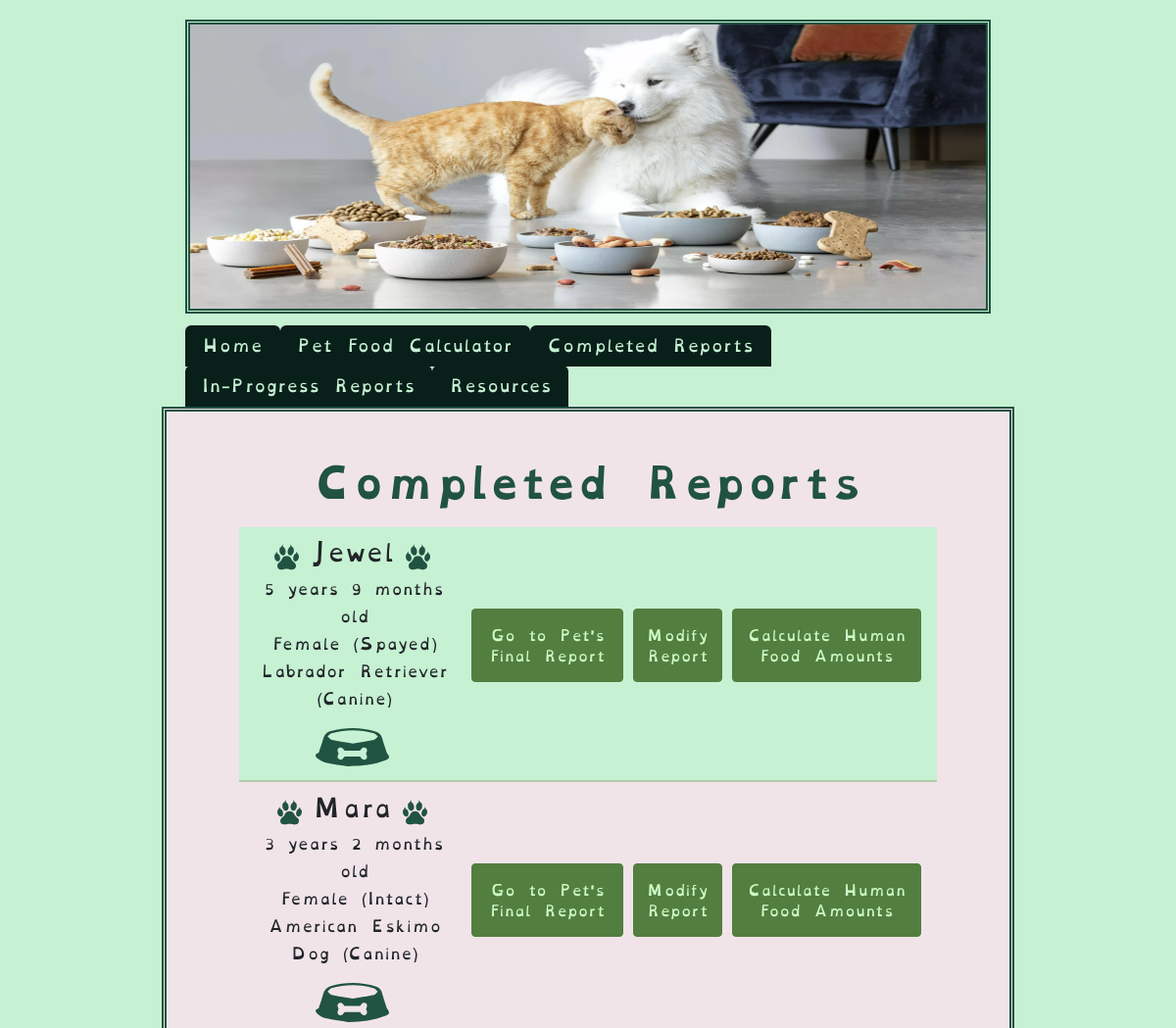
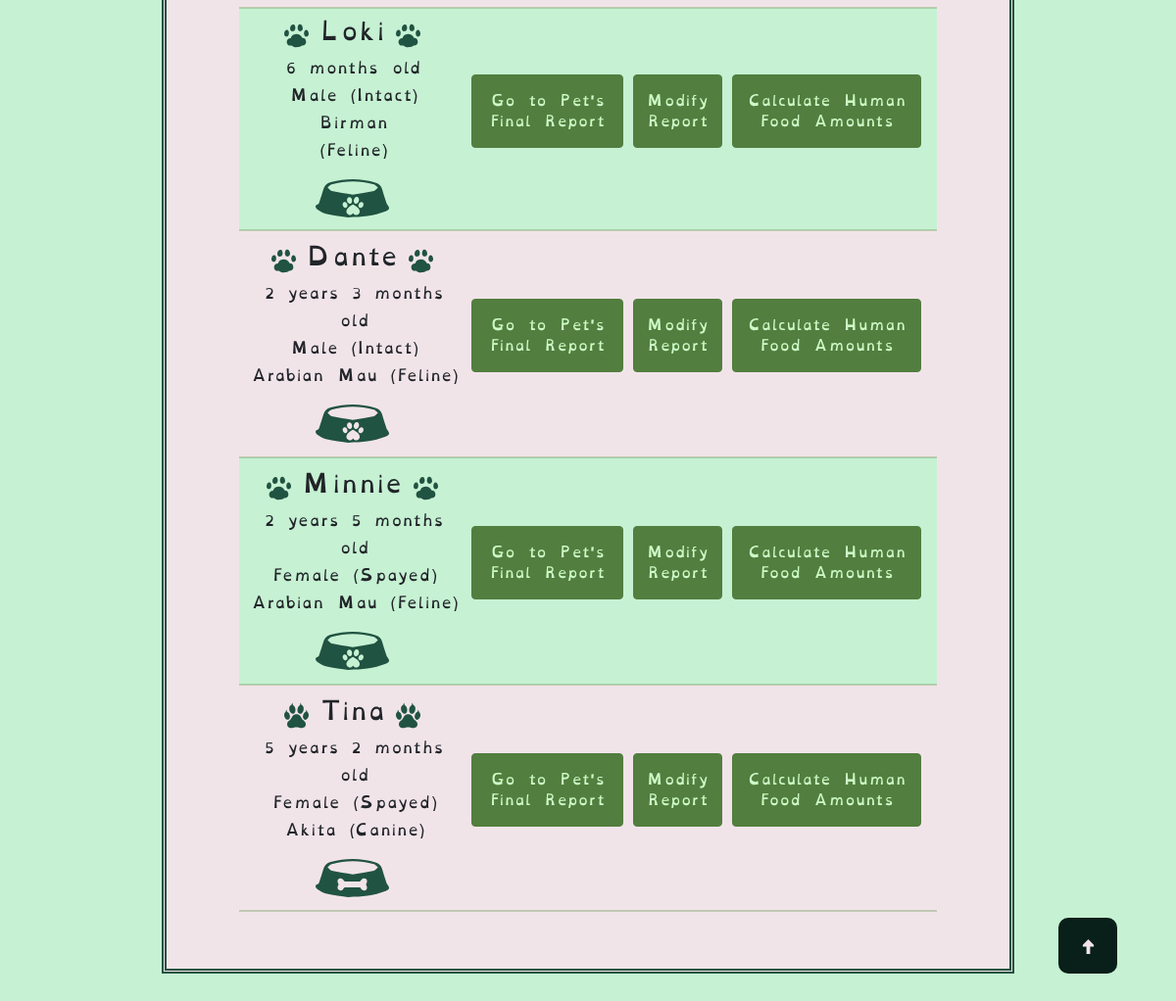
/finished_reports (signed in), run on the app's committed database (2 pictures, top to bottom).
### tables this page shows
CREATE TABLE "pets" (
	"pet_id"	INTEGER UNIQUE,
	"owner_id"	INTEGER,
	"name"	VARCHAR(25) NOT NULL,
	"age_in_years"	INTEGER,
	"age_in_months"	INTEGER,
	"species"	VARCHAR(10) NOT NULL,
	"breed"	VARCHAR(25),
	"canine_breed_id"	INTEGER,
	"feline_breed_id"	INTEGER,
	"sex"	INTEGER,
	"bcs"	INTEGER,
	"weight"	FLOAT,
	"units"	VARCHAR(5),
	"converted_weight"	FLOAT,
	"converted_weight_units"	VARCHAR(5),
	"body_fat_percentage"	VARCHAR(5),
	"ideal_weight_lbs"	FLOAT,
	"ideal_weight_kgs"	FLOAT,
	"is_pediatric"	VARCHAR(1),
	"is_pregnant"	VARCHAR(1),
	"weeks_gestating"	INTEGER,
	"is_nursing"	VARCHAR(1),
	"litter_size"	INTEGER,
	"weeks_nursing"	INTEGER,
	"activity_level"	INTEGER,
	"rer"	FLOAT,
	"canine_der_factor_id"	INTEGER,
	"feline_der_factor_id"	INTEGER,
	"der"	FLOAT,
	"der_modifier"	FLOAT,
	"meals_per_day"	FLOAT,
	"current_food_kcal"	FLOAT,
	"current_food_form"	INTEGER,
	"rec_treat_kcal_per_day"	INTEGER,
	"current_food_amt_rec"	VARCHAR(15),
	"current_food_amt_per_meal"	VARCHAR(15),
	"date_of_first_report"	DATETIME,
	"most_recent_report_date"	DATETIME,
	PRIMARY KEY("pet_id" AUTOINCREMENT),
	FOREIGN KEY("owner_id") REFERENCES "users"("id"),
	FOREIGN KEY("canine_breed_id") REFERENCES "dog_breeds"("BreedID"),
	FOREIGN KEY("canine_der_factor_id") REFERENCES "canine_der_factors"("factor_id"),
	FOREIGN KEY("feline_breed_id") REFERENCES "cat_breeds"("BreedID"),
	FOREIGN KEY("feline_der_factor_id") REFERENCES "feline_der_factors"("factor_id"),
	FOREIGN KEY("sex") REFERENCES "reproductive_statuses"("sex_id"),
	FOREIGN KEY("activity_level") REFERENCES "activity_levels"("activity_id"),
	FOREIGN KEY("current_food_form") REFERENCES "food_forms"("form_id")
);

### main.py (the view)
@app.route("/finished_reports", methods=["GET", "POST"])
@login_required
def finished_reports():
    try:
        fi = FindInfo(session["user_id"])
        pet_list = fi.find_all_user_pets(session["user_id"])
    except Exception as e:
        flash(f"Unable to find pet list. Exception: {e}")
        return render_template("finished_reports.html")
    return render_template("finished_reports.html", pet_list=pet_list)

### find_info.py (called while the page is built)
    def pet_data_dictionary(self, user_id, pet_id) -> dict:
        if pet_id != 0 and user_id != 0:
            self.pet_data = db.execute(
                "SELECT * FROM pets WHERE owner_id = :user_id AND pet_id = :pet_id",
                user_id=user_id, pet_id=pet_id
            )
            if self.pet_data == None:
                print("The pet hasn't been added yet.")
        return self.pet_data

    def find_all_user_pets(self, user_id) -> dict:
        if user_id != None or user_id != 0:
            try:
                pet_list = db.execute(
                    "SELECT * FROM pets WHERE owner_id = :user",
                    user=user_id
                )
            except Exception as e:
                flash(f"Couldn't find pet list. Exception: {e}")
        return pet_list

### helpers.py (called while the page is built)
def login_required(f):
    @wraps(f)
    def decorated_funtion(*args, **kwargs):
        if session.get("user_id") == None:
            return redirect(url_for("login"))
        return f(*args, **kwargs)
    return decorated_funtion

### templates/finished_reports.html (shortened to what this page needs)
{% extends 'base.html' %}
{% block content %}
    <h1>Completed Reports</h1>
    <div class="row">
        {% if pet_list and pet_list.date_of_first_report != None %}
            <table class="final_report_table">
                <tbody>
                    {% for pet in pet_list %}
                        {% if pet.date_of_first_report != None %}
                            <tr class="table_info {% if loop.index0 % 2 == 0 %}even-row{% else %}odd-row{% endif %}">
                                <td class="pet_table_info">
                                    <div class="signalment_info">
                                        <div class="name_and_paws">
                                            {% if pet.species == "Canine" %}
                                                <img src="{{ url_for('static', filename='assets/svg/dogs/dog_paw.svg') }}" alt="A dog's pawprint" class="fr_paw">
                                            {% elif pet.species == "Feline" %}
                                                <img src="{{ url_for('static', filename='assets/svg/cats/cat_paw.svg') }}" alt="A cat's pawprint" class="fr_paw">
                                            {% endif %}
                                            <h4>{{ pet.name }}</h4>
                                            {% if pet.species == "Canine" %}
                                                <img src="{{ url_for('static', filename='assets/svg/dogs/dog_paw.svg') }}" alt="A dog's pawprint" class="fr_paw">
                                            {% elif pet.species == "Feline" %}
                                                <img src="{{ url_for('static', filename='assets/svg/cats/cat_paw.svg') }}" alt="A cat's pawprint" class="fr_paw">
                                            {% endif %}
                                            </div>
                                            <div class="sig_fr">
                                                {% if pet.age_in_years == 0 and pet.age_in_months == 1 %}
                                                    {{ pet.age_in_months }} month old
                                                {% elif pet.age_in_years == 0 and pet.age_in_months > 1 %}
                                                    {{ pet.age_in_months }} months old
                                                {% elif pet.age_in_years == 1 and pet.age_in_months == 0 %}
                                                    {{ pet.age_in_years }} year old
                                                {% elif pet.age_in_years == 1 and pet.age_in_months == 1 %}
                                                    {{ pet.age_in_years }} year {{ pet.age_in_months }} month old
                                                {% elif pet.age_in_years == 1 and pet.age_in_months > 1 %}
                                                    {{ pet.age_in_years }} year {{ pet.age_in_months }} months old
                                                {% elif pet.age_in_years > 1 and pet.age_in_months == 0 %}
                                                    {{ pet.age_in_years }} years old
                                                {% elif pet.age_in_years > 1 and pet.age_in_months == 1 %}
                                                    {{ pet.age_in_years }} years {{ pet.age_in_months }} month old
                                                {% elif pet.age_in_years > 1 and pet.age_in_months > 1 %}
                                                    {{ pet.age_in_years }} years {{ pet.age_in_months }} months old
                                                {% endif %}
                                                <div class="sig_sex">
                                                    {% if pet.sex == 1 %}
                                                        Female (Intact)
                                                    {% elif pet.sex == 2 %}
                                                        Female (Spayed)
                                                    {% elif pet.sex == 3 %}
                                                        Male (Intact)
                                                    {% elif pet.sex == 4 %}
                                                        Male (Neutered)
                                                    {% endif %}
                                                </div>
                                                {{ pet.breed }} ({{ pet.species }})
                                            </div>
                                            {% if pet.species == "Feline" %}
                                                <img src="{{ url_for('static', filename='assets/svg/food_bowl.svg') }}" alt="A bowl with a pawprint" class="fr_bowl">
                                            {% elif pet.species == "Canine" %}
                                                <img src="{{ url_for('static', filename='assets/svg/dog_food_bowl.svg') }}" alt="A bowl with a bone" class="fr_bowl">
                                            {% endif %}
                                        </div>
                                    </div>
                                </td>
                                <td class="button_table_info">
                                    <div class="button-container-fr">
                                        <a href="{{ url_for('completed_report', pet_id=pet.pet_id) }}">
                                            <button type="button" class="btn btn-secondary btn-sm">Go to Pet's Final Report</button>
                                        </a>
                                        <a href="{{ url_for('edit_info', pet_id=pet.pet_id) }}">
                                            <button type="button" class="btn btn-secondary btn-sm">Modify Report</button>
                                        </a>
                                        <a href="{{ url_for('human_foods.search_human_foods', pet_id=pet.pet_id) }}">
                                            <button type="button" class="btn btn-secondary btn-sm">Calculate Human Food Amounts</button>
                                        </a>
                                    </div>
                                </td>
                            </tr>
                        {% endif %}
                    {% endfor %}
        {% endif %}
        <button onclick="scrollToTop()" id="top" title="Go to Top">
            <img src="{{ url_for('static', filename='assets/svg/arrow.svg') }}" class="arrow" alt="^"/>
        </button>
{% endblock %}

### static/css/styles.css (style rules this page uses)
:root { --white: #f1e4e9; --pale_white_green: #c6f1d3; --lighter_white_green: #d1f7dc; --pale_sky_blue: #70abad; --light_sky: #70c2c3; --green_black: #091f19; --deep_blue_green: #215342; --light_lime: #7CFF6B; --darker_lime_transparent: #568b3fe5; --darker_lime: #527e3f; }
body { background-color: var(--pale_white_green); padding: 20px; margin-left: auto; margin-right: auto; font-family: "OpenDyslexic", "Arvo"; font-size: 2vh; }
h1 { color: var(--deep_blue_green); font-weight: 700; padding-bottom: 1vw; width: 80%; word-wrap: break-word; }
h1, h2 { color: var(--deep_blue_green); }
h1, h2, h3 { margin-left: auto; margin-right: auto; text-align: center; }
h1, h2, h3 { font-family: "OpenDyslexicBold", "Arvo"; }
h4 { display: inline-block; justify-content: flex-end; padding-right: 10px; padding-left: 10px; }
.final_report_table { width: 950px; margin-left: auto; margin-right: auto; }
.even-row, .table_info.even-row { background-color: var(--pale_white_green); }
.odd-row { background-color: var(--lighter_white_green); }
.table_info.odd-row { background-color: var(--white); }
.table_info { height: 200px; border-bottom: 2px solid #568b3f50; }
.pet_table_info { display: flex; align-items: center; justify-content: center; height: 100%; }
.signalment_info { display: flex; flex-direction: column; padding-bottom: 1vh; }
.name_and_paws { display: flex; flex-direction: row; margin-left: auto; margin-right: auto; padding-top: 5%; }
.button_table_info { height: 100%; }
.sig_fr { text-align: center; font-size: 15px; text-wrap: 500px; padding-bottom: 2vh; line-height: normal; padding-left: 2%; }
a { color: var(--darker_lime); }
.btn { background-color: var(--green_black); border-color: var(--green_black); --bs-btn-active-color: var(--deep_blue_green); --bs-btn-active-border-color: var(--deep_blue_green); --bs-btn-hover-bg: var(--deep_blue_green); --bs-btn-hover-border-bg: var(--deep_blue_green); color: var(--pale_white_green); text-align: center; margin: 5px; position: relative; margin-top: 1vw; }
.btn-sm { color: #cdfcc7; min-height: 75px; font-weight: 500; background-color: var(--darker_lime); border-color: var(--darker_lime); --bs-btn-active-color: var(--darker_lime_transparent); --bs-btn-active-border-color: var(--darker_lime_transparent); --bs-btn-hover-bg: var(--darker_lime_transparent); --bs-btn-hover-border-bg: var(--darker_lime_transparent); }
.button-container, .button-container-fr { display: flex; justify-content: center; }
.button-container-fr { padding-bottom: 3vh; padding-right: 2%; }
.row { display: flex; flex-wrap: wrap; margin-left: 2vw; margin-right: 2vw; font-size: 20px; padding-bottom: 1vh; }
.fr_bowl { width: 75px; margin-left: auto; margin-right: auto; padding-bottom: 2%; }
.fr_paw { width: 25px; display: inline-block; }
#top { position: fixed; width: 5%; bottom: 5vh; right: 5vw; z-index: 99; border: none; outline: none; color: var(--white); background-color: var(--green_black); cursor: pointer; padding: 15px; border-radius: 10px; font-size: 18px; }
#top .arrow { width: 50%; }

### data on the page
pets: name "Jewel", age_in_years "5", age_in_months "9", shows "Female (Spayed)", breed "Labrador Retriever", species "Canine"
pets: name "Mara", age_in_years "3", age_in_months "2", shows "Female (Intact)", breed "American Eskimo Dog", species "Canine"
pets: name "Loki", age_in_months "6", shows "Male (Intact)", breed "Birman", species "Feline"
pets: name "Dante", age_in_years "2", age_in_months "3", shows "Male (Intact)", breed "Arabian Mau", species "Feline"
pets: name "Minnie", age_in_years "2", age_in_months "5", shows "Female (Spayed)", breed "Arabian Mau", species "Feline"
pets: name "Tina", age_in_years "5", age_in_months "2", shows "Female (Spayed)", breed "Akita", species "Canine"
